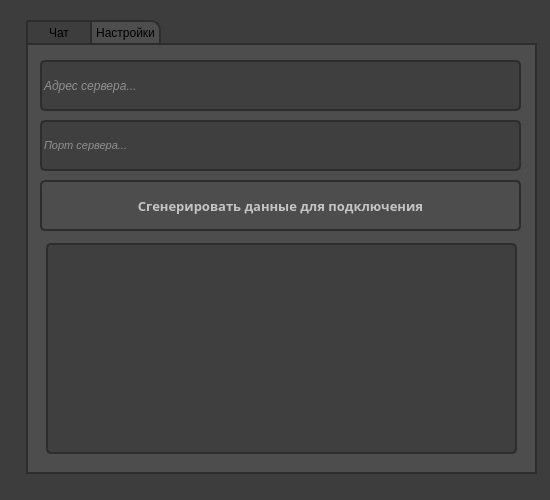
<?xml version="1.0" encoding="UTF-8"?>
<ui version="4.0">
 <class>MainWindow</class>
 <widget class="QMainWindow" name="MainWindow">
  <property name="geometry">
   <rect>
    <x>0</x>
    <y>0</y>
    <width>550</width>
    <height>500</height>
   </rect>
  </property>
  <property name="windowTitle">
   <string>MainWindow</string>
  </property>
  <property name="styleSheet">
   <string notr="true"/>
  </property>
  <widget class="QWidget" name="centralwidget">
   <widget class="QLabel" name="label">
    <property name="geometry">
     <rect>
      <x>26</x>
      <y>43</y>
      <width>511</width>
      <height>431</height>
     </rect>
    </property>
    <property name="styleSheet">
     <string notr="true">background-color: #4d4d4d;
border: 2px solid #2d2d2d;</string>
    </property>
    <property name="text">
     <string/>
    </property>
   </widget>
   <widget class="QPushButton" name="Chat_Window">
    <property name="geometry">
     <rect>
      <x>26</x>
      <y>20</y>
      <width>66</width>
      <height>23</height>
     </rect>
    </property>
    <property name="styleSheet">
     <string notr="true">border: 2px solid #2d2d2d;
border-bottom: 0px solid #2d2d2d;</string>
    </property>
    <property name="text">
     <string>Чат</string>
    </property>
   </widget>
   <widget class="QPushButton" name="Settings_window">
    <property name="geometry">
     <rect>
      <x>90</x>
      <y>20</y>
      <width>71</width>
      <height>23</height>
     </rect>
    </property>
    <property name="styleSheet">
     <string notr="true">border: 2px solid #2d2d2d;
border-bottom: 0px solid #2d2d2d;
border-top-right-radius: 10px;
background-color: #4d4d4d;</string>
    </property>
    <property name="text">
     <string>Настройки</string>
    </property>
   </widget>
   <widget class="QLabel" name="label_2">
    <property name="geometry">
     <rect>
      <x>46</x>
      <y>243</y>
      <width>471</width>
      <height>211</height>
     </rect>
    </property>
    <property name="font">
     <font>
      <family>Arial</family>
      <pointsize>10</pointsize>
     </font>
    </property>
    <property name="styleSheet">
     <string notr="true">color: #909090;
background-color: #3f3f3f;
border: 2px solid #2d2d2d;
border-radius: 5px;</string>
    </property>
    <property name="text">
     <string/>
    </property>
   </widget>
   <widget class="QPushButton" name="pushButton">
    <property name="geometry">
     <rect>
      <x>40</x>
      <y>180</y>
      <width>481</width>
      <height>51</height>
     </rect>
    </property>
    <property name="font">
     <font>
      <family>Arial Black</family>
      <pointsize>10</pointsize>
      <weight>75</weight>
      <bold>true</bold>
     </font>
    </property>
    <property name="styleSheet">
     <string notr="true">border: 2px solid #2d2d2d;
color: #c4c4c4;
border-radius: 5px;</string>
    </property>
    <property name="text">
     <string>Сгенерировать данные для подключения</string>
    </property>
   </widget>
   <widget class="QLineEdit" name="lineEdit">
    <property name="geometry">
     <rect>
      <x>40</x>
      <y>120</y>
      <width>481</width>
      <height>51</height>
     </rect>
    </property>
    <property name="font">
     <font>
      <family>Arial</family>
      <pointsize>8</pointsize>
      <weight>50</weight>
      <italic>true</italic>
      <bold>false</bold>
     </font>
    </property>
    <property name="styleSheet">
     <string notr="true">color: #909090;
background-color: #3f3f3f;
border: 2px solid #2d2d2d;
border-radius: 5px;</string>
    </property>
    <property name="text">
     <string>Порт сервера...</string>
    </property>
   </widget>
   <widget class="QLineEdit" name="ID_Edit">
    <property name="geometry">
     <rect>
      <x>40</x>
      <y>60</y>
      <width>481</width>
      <height>51</height>
     </rect>
    </property>
    <property name="font">
     <font>
      <family>Arial</family>
      <italic>true</italic>
     </font>
    </property>
    <property name="styleSheet">
     <string notr="true">color: #909090;
border: 2px solid #2d2d2d;
background-color: #3f3f3f;
border-radius: 5px;</string>
    </property>
    <property name="text">
     <string>Адрес сервера...</string>
    </property>
   </widget>
   <widget class="QLabel" name="label_3">
    <property name="geometry">
     <rect>
      <x>0</x>
      <y>0</y>
      <width>561</width>
      <height>511</height>
     </rect>
    </property>
    <property name="styleSheet">
     <string notr="true">background-color: #3d3d3d;</string>
    </property>
    <property name="text">
     <string/>
    </property>
   </widget>
   <zorder>label_3</zorder>
   <zorder>label</zorder>
   <zorder>Chat_Window</zorder>
   <zorder>label_2</zorder>
   <zorder>pushButton</zorder>
   <zorder>lineEdit</zorder>
   <zorder>ID_Edit</zorder>
   <zorder>Settings_window</zorder>
  </widget>
 </widget>
 <resources/>
 <connections/>
</ui>
